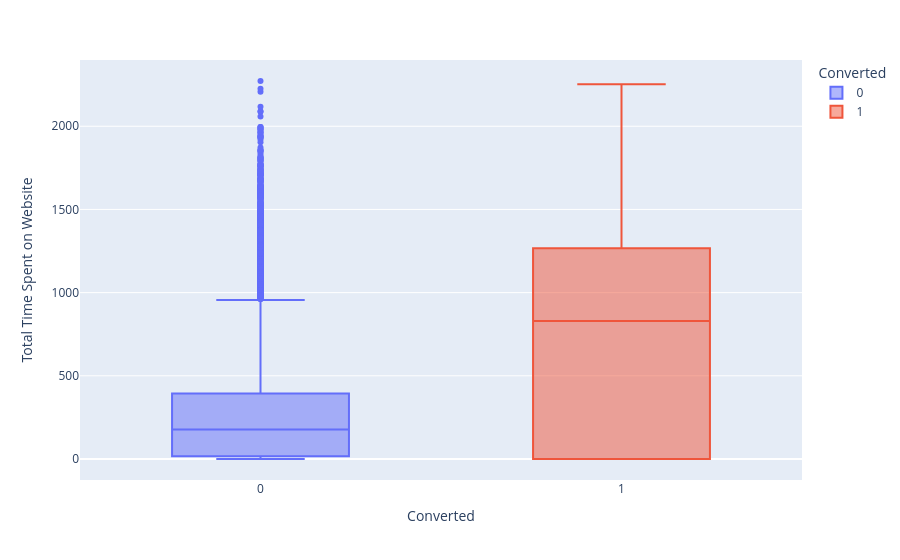

The notebook cell this image was saved under:
### Code cell
# BoxPlot - Converted x Total Time Spent on Website
fig = px.box(df_leads, x='Converted',  y='Total Time Spent on Website', color='Converted')
fig.show()

### Figure 1 — Plotly figure (JSON) as saved in the notebook; plotly's stock layout.template omitted (floating-point values rounded to 4 significant figures; data arrays with more than 128 entries replaced by an {"elided": "..."} marker saying what was removed)
{"data": [{"alignmentgroup": "True", "hovertemplate": "Converted=%{x}<br>Total Time Spent on Website=%{y}<extra></extra>", "legendgroup": "0", "marker": {"color": "#636efa"}, "name": "0", "notched": false, "offsetgroup": "0", "orientation": "v", "showlegend": true, "type": "box", "x": {"elided": "5639 int values"}, "x0": " ", "xaxis": "x", "y": {"elided": "5639 int values"}, "y0": " ", "yaxis": "y"}, {"alignmentgroup": "True", "hovertemplate": "Converted=%{x}<br>Total Time Spent on Website=%{y}<extra></extra>", "legendgroup": "1", "marker": {"color": "#EF553B"}, "name": "1", "notched": false, "offsetgroup": "1", "orientation": "v", "showlegend": true, "type": "box", "x": {"elided": "3435 int values"}, "x0": " ", "xaxis": "x", "y": {"elided": "3435 int values"}, "y0": " ", "yaxis": "y"}], "layout": {"boxmode": "overlay", "legend": {"title": {"text": "Converted"}, "tracegroupgap": 0}, "margin": {"t": 60}, "xaxis": {"anchor": "y", "categoryarray": [0, 1], "categoryorder": "array", "domain": [0, 1], "title": {"text": "Converted"}}, "yaxis": {"anchor": "x", "domain": [0, 1], "title": {"text": "Total Time Spent on Website"}}}}
